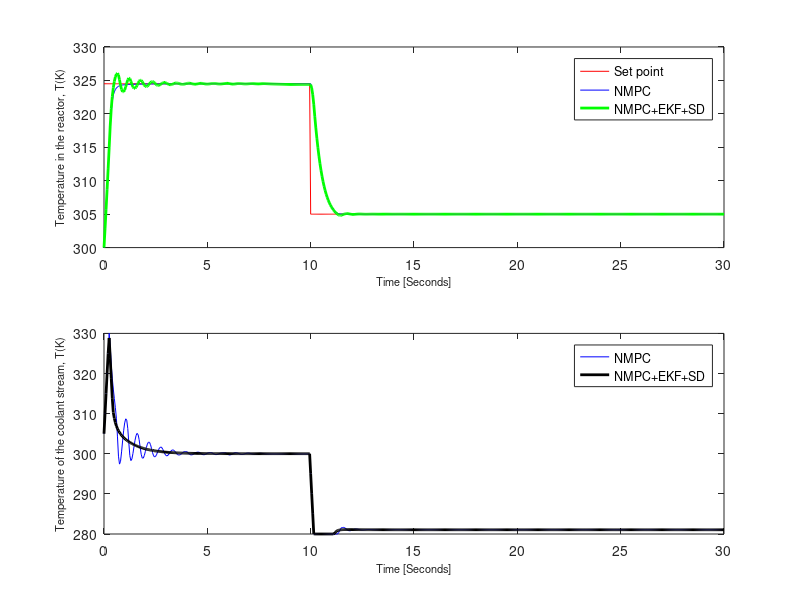
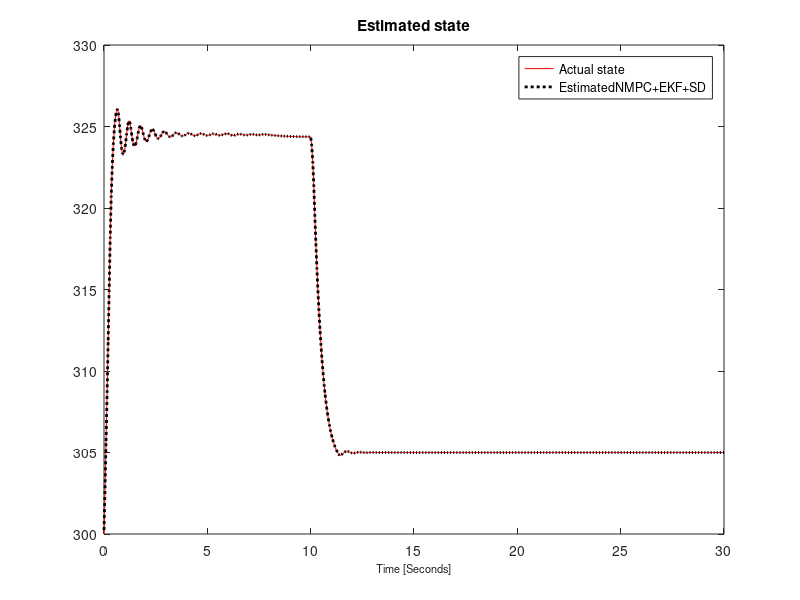
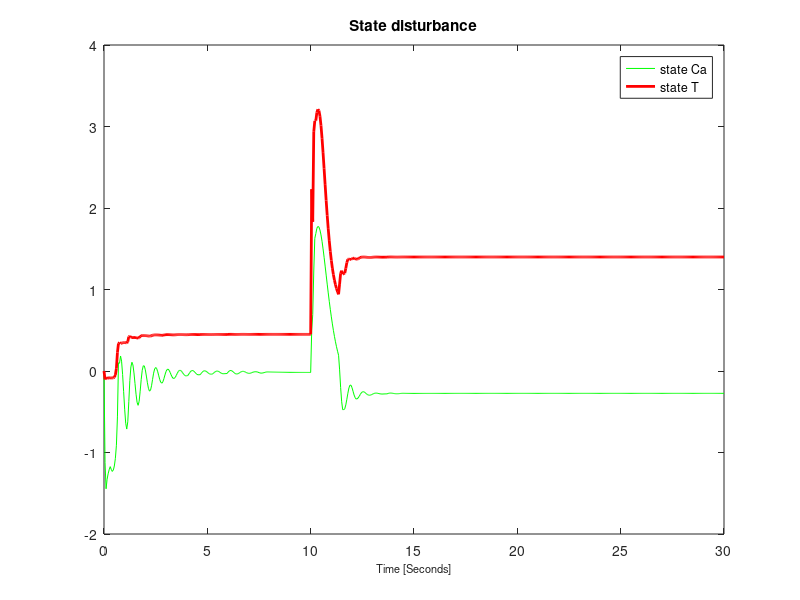

Write MATLAB code to recreate these figures, in order.
clc
load('NMPC_EKF_SD')
load('NMPC')

figure(1)
subplot(2,1,1)
plot(time, setpoint, 'r', time, predicted_nmpc, 'b-', time,predicted,'g-',  'LineWidth',2);
ylabel('Temperature in the reactor, T(K)','FontSize' , 8)
xlabel('Time [Seconds]','FontSize',8)
legend('Set point','NMPC','NMPC+EKF+SD')

subplot(2,1,2)
plot(time, input, 'b', time,input_nmpc,'k-',  'LineWidth',2);
ylabel('Temperature of the coolant stream, T(K)','FontSize' , 8)
xlabel('Time [Seconds]','FontSize',8)
legend('NMPC','NMPC+EKF+SD')

figure(2)
subplot(1,1,1)
plot(time, actual, 'r', time, ekf, 'k:',  'LineWidth',2);
title('Estimated state')
xlabel('Time [Seconds]','FontSize',8)
legend('Actual state','EstimatedNMPC+EKF+SD')

figure(3)
subplot(1,1,1)
plot(time, state1, 'g', time, state2, 'r',  'LineWidth',2);
title('State disturbance')
xlabel('Time [Seconds]','FontSize',8)
legend('state Ca','state T')
